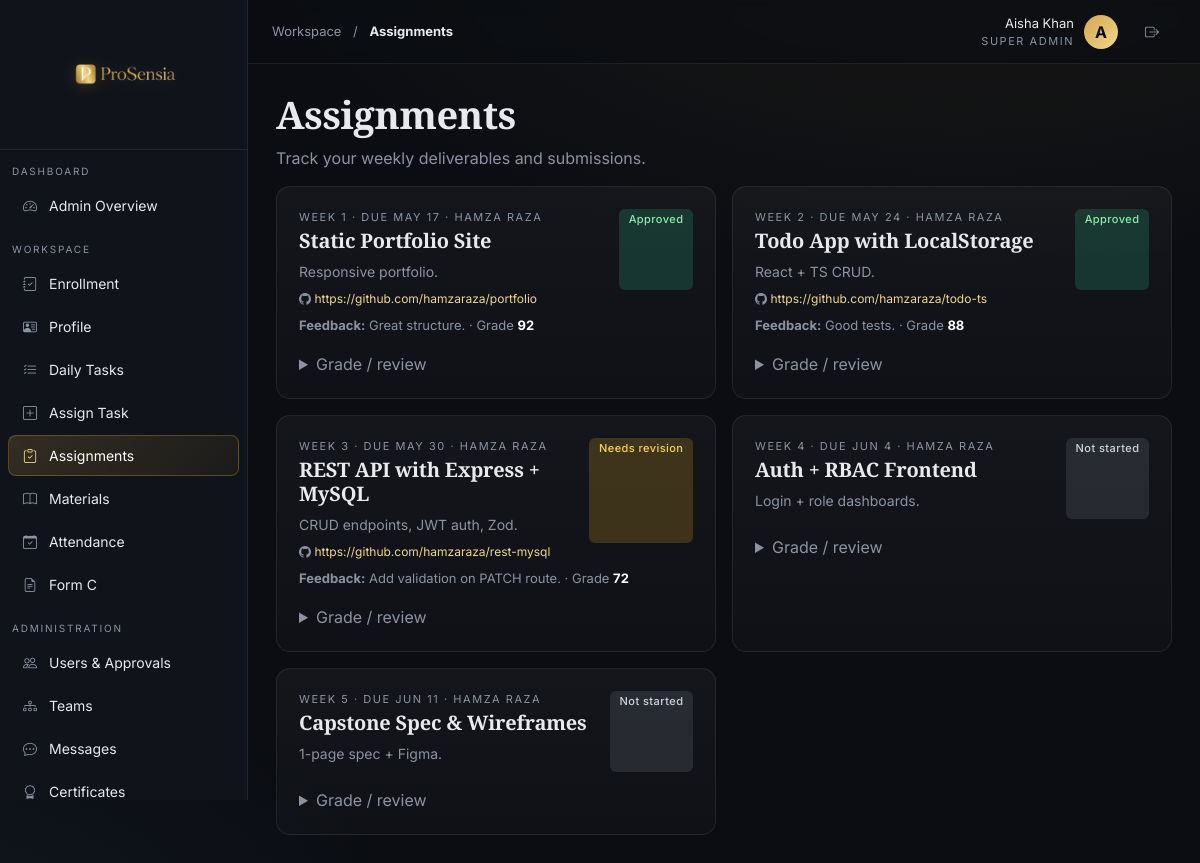
Before: /intern/assignments.php (signed in) with the older database file.
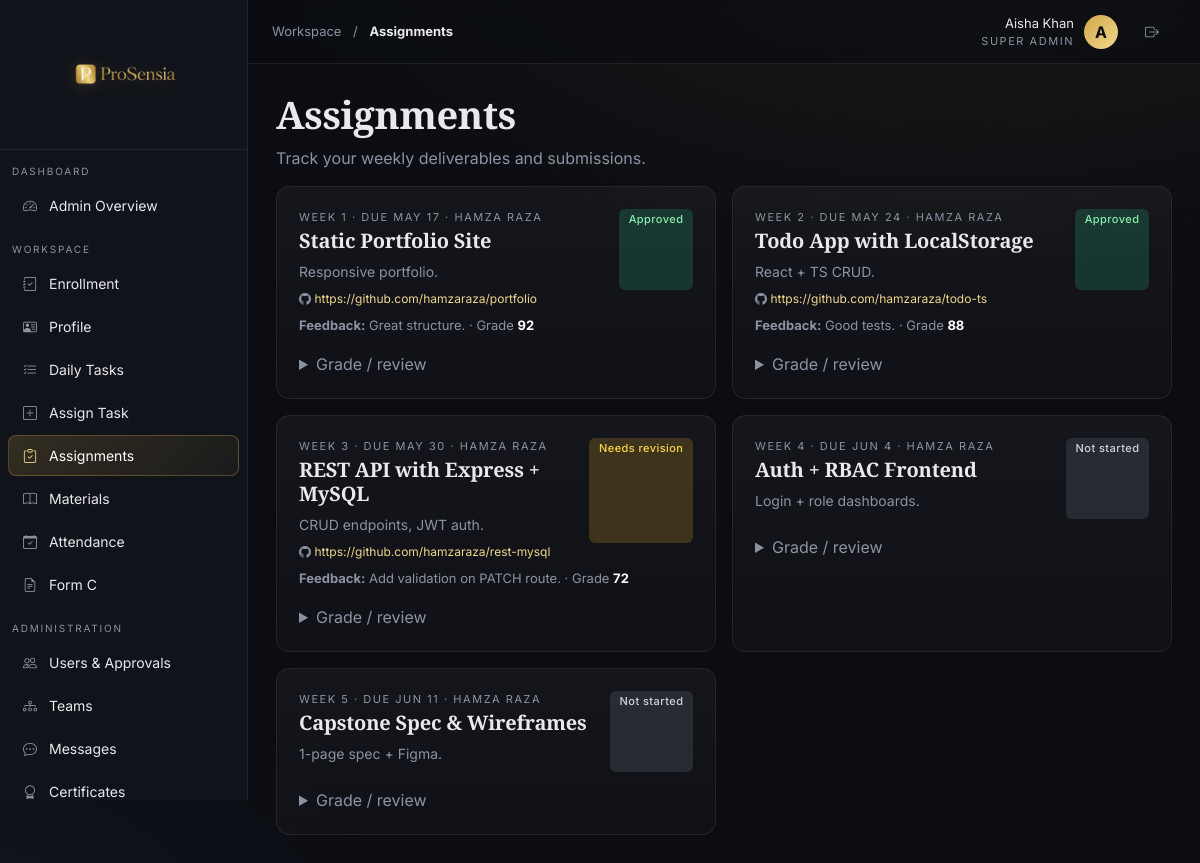
After: the same page with the newer database file.
### tables this page shows
CREATE TABLE assignments (
  id INT AUTO_INCREMENT PRIMARY KEY,
  user_id INT NOT NULL, title VARCHAR(200) NOT NULL,
  week INT, due_date DATE, description TEXT,
  github_url VARCHAR(300),
  status ENUM('not_started','submitted','approved','needs_revision') DEFAULT 'not_started',
  submitted_at TIMESTAMP NULL, grade INT NULL, feedback TEXT,
  FOREIGN KEY (user_id) REFERENCES users(id) ON DELETE CASCADE
);

CREATE TABLE users (
  id INT AUTO_INCREMENT PRIMARY KEY,
  name VARCHAR(120) NOT NULL,
  email VARCHAR(160) NOT NULL UNIQUE,
  password VARCHAR(255) NOT NULL,
  role ENUM('super_admin','management','mentor','intern') NOT NULL,
  status ENUM('pending','active','inactive','rejected') DEFAULT 'pending',
  created_at TIMESTAMP DEFAULT CURRENT_TIMESTAMP
);

### includes/auth.php (called while the page is built, shortened)
<?php
function current_user() { return $_SESSION['user'] ?? null; }
function e($s) { return htmlspecialchars((string)$s, ENT_QUOTES, 'UTF-8'); }

### intern/assignments.php (the view, shortened to what this page needs)
<?php
require __DIR__ . '/../includes/header.php';
$uid = $user['id']; $role = $user['role'];
if ($role==='intern') {
    $stmt = $pdo->prepare('SELECT * FROM assignments WHERE user_id=? ORDER BY week'); $stmt->execute([$uid]);
} else {
    $stmt = $pdo->query('SELECT a.*, u.name FROM assignments a JOIN users u ON u.id=a.user_id ORDER BY a.submitted_at DESC');
}
$list = $stmt->fetchAll();
$labels = ['not_started'=>'b-muted','submitted'=>'b-info','approved'=>'b-success','needs_revision'=>'b-warning'];
?>
<h1 class="serif" style="font-size:38px">Assignments</h1>
<p class="muted">Track your weekly deliverables and submissions.</p>
<div class="row g-3">
<?php foreach($list as $a): ?>
  <div class="col-md-6">
    <div class="glass card-pad h-100">
      <div class="d-flex justify-content-between">
        <div>
          <div class="small-cap">Week <?= (int)$a['week'] ?> · due <?= e(date('M j', strtotime($a['due_date']))) ?> <?= isset($a['name'])?'· '.e($a['name']):'' ?></div>
          <h5 class="serif mt-1 mb-2"><?= e($a['title']) ?></h5>
          <p class="muted mb-2" style="font-size:14px"><?= e($a['description']) ?></p>
        </div>
        <span class="badge <?= $labels[$a['status']] ?? 'b-muted' ?>"><?= e(ucfirst(str_replace('_',' ',$a['status']))) ?></span>
      </div>
      <?php if ($a['github_url']): ?><div class="muted" style="font-size:12px;word-break:break-all"><i class="bi bi-github"></i> <a href="<?= e($a['github_url']) ?>" target="_blank"><?= e($a['github_url']) ?></a></div><?php endif; ?>
      <?php if ($a['feedback']): ?><div class="mt-2 muted" style="font-size:13px"><b>Feedback:</b> <?= e($a['feedback']) ?> <?php if($a['grade']!==null): ?>· Grade <b style="color:#fff"><?= (int)$a['grade'] ?></b><?php endif; ?></div><?php endif; ?>
      <?php if ($role==='intern' && in_array($a['status'],['not_started','needs_revision'],true)): ?>
      <form method="post" class="mt-3 d-flex gap-2">
        <input type="hidden" name="action" value="submit"><input type="hidden" name="id" value="<?= (int)$a['id'] ?>">
        <input class="form-control form-control-sm" name="github_url" placeholder="https://github.com/you/repo" required>
        <button class="btn btn-sm btn-primary">Submit</button>
      </form>
      <?php elseif (in_array($role,['mentor','super_admin'],true)): ?>
      <details class="mt-3"><summary class="muted" style="cursor:pointer">Grade / review</summary>
      </details>
      <?php endif; ?>
    </div>
  </div>
<?php endforeach; ?>
</div>
<?php require __DIR__ . '/../includes/footer.php'; ?>

Changed rows visible on the page:
changed assignments "REST API with Express + MySQL": description "CRUD endpoints, JWT auth, Zod." → "CRUD endpoints, JWT auth."
